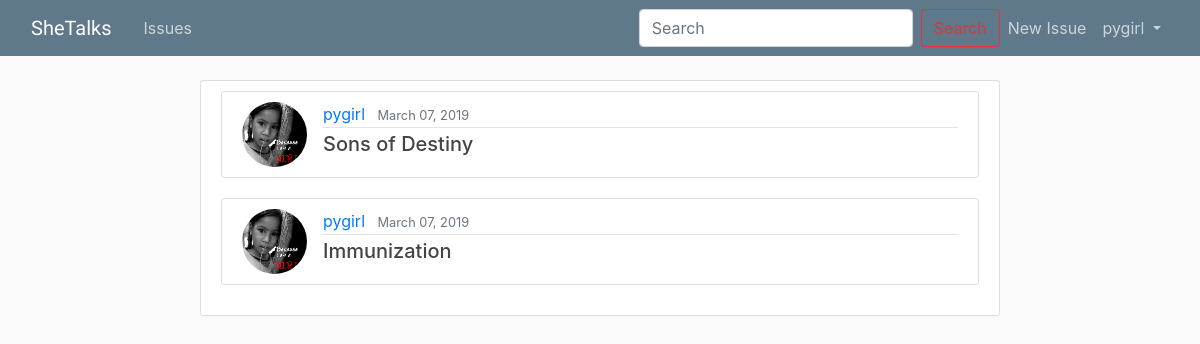
/home/ (signed in), run on an earlier commit of the app's database.
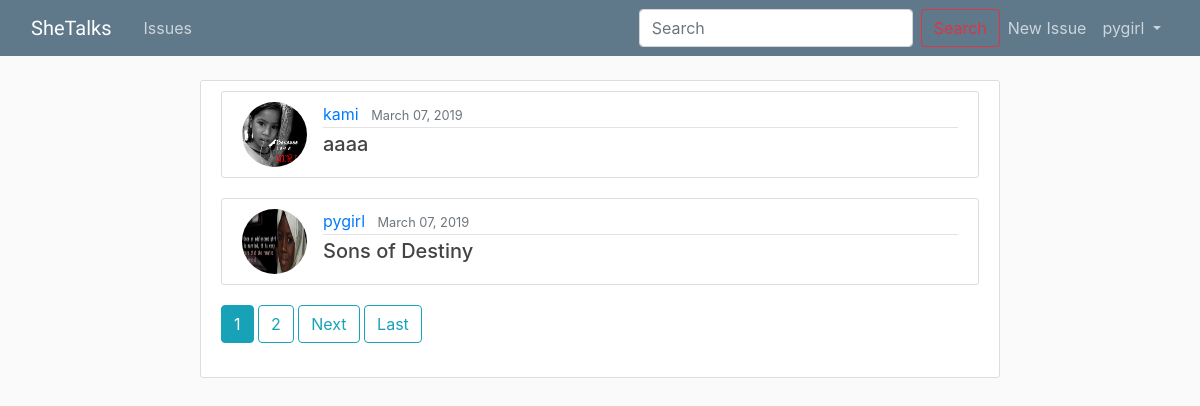
And on a later commit of the database.
### girlapp/models.py (models this page shows, shortened)
class Issue(models.Model):
    title = models.CharField(max_length=30)
    content = models.TextField()
    created = models.DateTimeField(default=timezone.now)
    user = models.ForeignKey(User, on_delete=models.CASCADE)

### usersapp/models.py (models this page shows, shortened)
class Profile(models.Model):
    user = models.OneToOneField(User, on_delete=models.CASCADE)
    image = models.ImageField(default='default.jpg', upload_to='profile_pics')
    bio = models.CharField(max_length=100)

### girlapp/views.py (the view)
# urls.py: path('home/', IssueListView.as_view(), name='girlapp-index'),
class IssueListView(LoginRequiredMixin, ListView):
	model = Issue
	template_name = 'girlapp/index.html'
	context_object_name = 'issues'
	ordering = ['-created']
	paginate_by = 2

### girlapp/templates/girlapp/index.html (shortened to what this page needs)
{% extends 'girlapp/base.html' %}
{% block body %}
<div class="row">
    <div class="col-sm-2"></div>
{% if issues %}
    <div class="col-sm-8 content-section">
    {% for issue in issues %}
        <article class="media content-section">
        <img class="rounded-circle article-img" src="{{ issue.user.profile.image.url }}" alt="">
          <div class="media-body">
            <div class="article-metadata">
              <a class="mr-2" href="{% url 'girlapp:user-issues' issue.user.username %}">{{ issue.user }}</a>
              <small class="text-muted">{{ issue.created|date:"F d, Y" }}</small>
            </div>
            <h5><a class="article-title" href="{% url 'girlapp:issue-detail' issue.id %}"> {{ issue.title }}</a></h5>
          </div>
        </article>
    {% endfor %}
    {% if is_paginated %}
        {% for num in page_obj.paginator.page_range %}
            {% if page_obj.number == num %}
                <a class="btn btn-info mb-4" href="?page={{ num }}">{{ num }}</a>
                {% elif num > page_obj.number|add:'-3' and num < page_obj.number|add:'3' %}
                <a class="btn btn-outline-info mb-4" href="?page={{ num }}">{{ num }}</a>
            {% endif %}
        {% endfor %}
        {% if page_obj.has_next %}
            <a class="btn btn-outline-info mb-4" href="?page={{ page_obj.next_page_number }}">Next</a>
            <a class="btn btn-outline-info mb-4" href="{{ page_obj.paginator.num_pages }}">Last</a>
            {% endif %}
        {% endif %}
    {% else %}
 <div class="alert alert-info"><h4 class="text text-center">No Issues:</h4></div>
{% endif %}
</div>
</div>
{% endblock %}

### girlapp/templates/girlapp/base.html (shortened to what this page needs)
{% load static %}
<html lang="en">
<head>
    <link rel="stylesheet" href="https://maxcdn.bootstrapcdn.com/bootstrap/4.0.0/css/bootstrap.min.css">
    <link rel="stylesheet" type="text/css" href="{% static 'girlapp/css/main.css' %}">
</head>
<body>
<header class="site-header">
    <nav class="navbar navbar-expand-md navbar-dark bg-steel fixed-top">
        <div class="container-fluid">
            <a class="navbar-brand mr-4" href="{% url 'girlapp:girlapp-home' %}" style="font-family: 'Satisfy', cursive;">SheTalks</a>
            <div class="collapse navbar-collapse" id="navbarToggle">
                <div class="navbar-nav mr-auto">
                    <a class="nav-item nav-link" href="{% url 'girlapp:girlapp-index' %}">Issues</a>
            </div>
                <div class="navbar-nav navbar-right">
    <form class="form-inline my-2 my-lg-0">
      <input class="form-control mr-sm-2" type="search" placeholder="Search" aria-label="Search">
      <button class="btn btn-outline-danger my-2 my-sm-0" type="submit">Search</button>
    </form>
                    {% if user.is_authenticated %}
                <a class="nav-item nav-link" href="{% url 'girlapp:issue-create' %}">New Issue</a>
            <ul class="navbar-nav ml-auto">
            <li class="nav-item">
              <a class="nav-link dropdown-toggle" href="#" id="userMenu" data-toggle="dropdown" aria-haspopup="true" aria-expanded="false">
                  {{ request.user.username }}
              </a>
            </li>
          </ul>
                    {% else %}
                    <a class="nav-item nav-link" href="{% url 'login' %}">Login</a>
                    <a class="nav-item nav-link" href="{% url 'register' %}">Sign Up</a>
                    {% endif %}
                </div>
            </div>
        </div>
    </nav>
</header>
<div class="container-fluid">
    <div class="row">
           <div class="col-md-12">
            {% block body %}
            {% endblock %}
        </div>
    </div>
</div>
</body>
</html>

### girlapp/static/girlapp/css/main.css (style rules this page uses)
body { background: #fafafa; color: #333333; margin-top: 5rem; }
h1, h2, h3, h4, h5, h6 { color: #444444; }
ul { margin: 0; }
.bg-steel { background-color: #5f788a; }
.site-header .navbar-nav .nav-link { color: #cbd5db; }
.content-section { background: #ffffff; padding: 10px 20px; border: 1px solid #dddddd; border-radius: 3px; margin-bottom: 20px; }
.article-title { color: #444444; }
.article-img { height: 65px; width: 65px; margin-right: 16px; }
.article-metadata { padding-bottom: 1px; margin-bottom: 4px; border-bottom: 1px solid #e3e3e3 }
.navbar-brand { font-family: 'Satisfy', cursive; }

What changed in the data, as far as the page shows it:
no longer on this page (row unchanged): Issue: user.profile.image (picture), user "pygirl", created "March 07, 2019", title "Immunization"
added Issue: user.profile.image (placeholder picture), user "kami", created "March 07, 2019", title "aaaa"
changed through a linked row, Issue "Sons of Destiny": user.profile.image: a different picture
Also different on the page:
new list line: "1"
new list line: "2"
text now shown: "Next Last"
